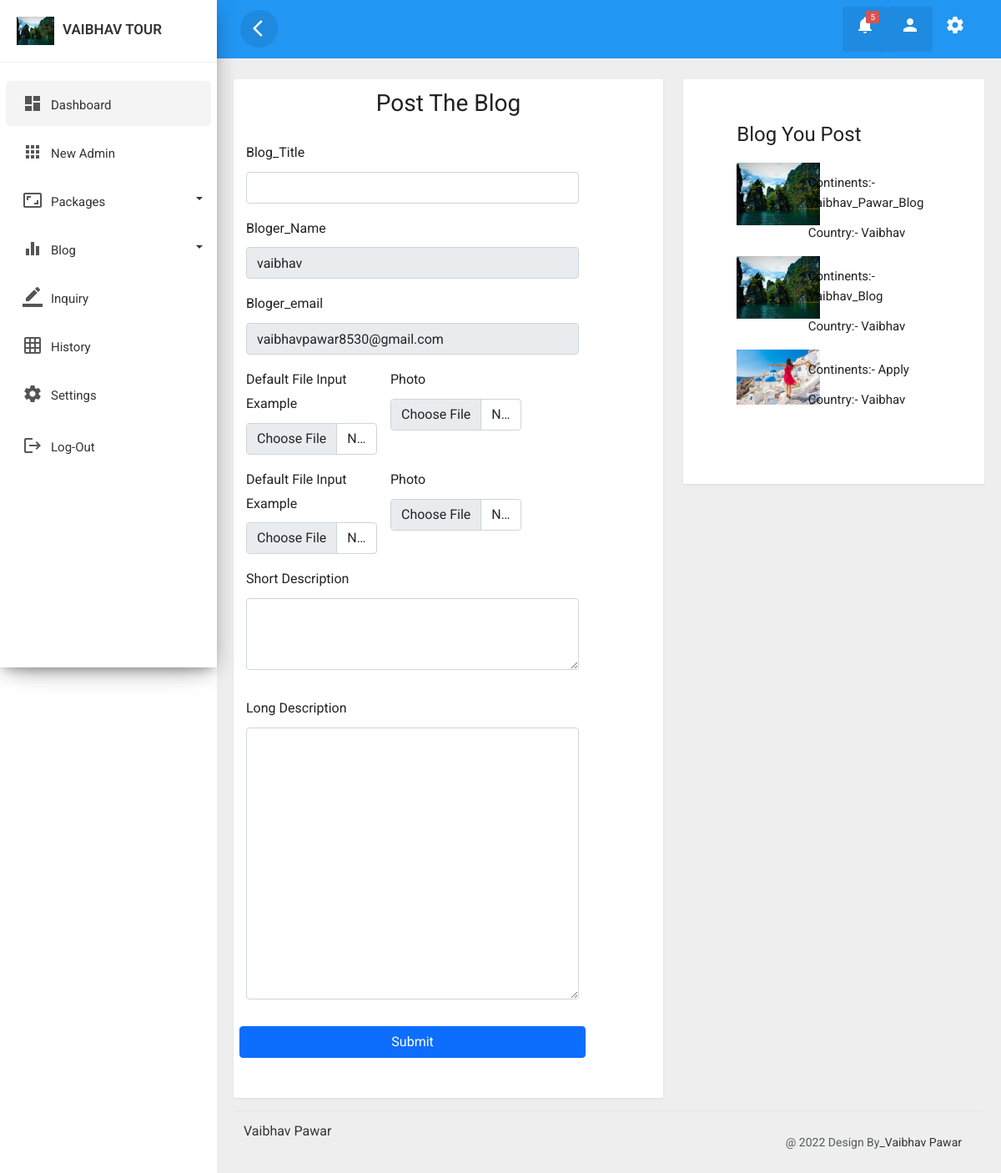
The app's page /admin/blog.php (signed in) with its own data.
### tables this page shows
CREATE TABLE `blog` (
  `ID` int(15) NOT NULL,
  `title` varchar(255) NOT NULL,
  `name` varchar(255) NOT NULL,
  `email` varchar(255) NOT NULL,
  `short_des` varchar(1000) NOT NULL,
  `long_des` varchar(2000) NOT NULL,
  `pic_1` varchar(355) NOT NULL,
  `pic_2` varchar(255) NOT NULL,
  `pic_3` varchar(255) NOT NULL,
  `pic_4` varchar(255) NOT NULL,
  `Date` date NOT NULL DEFAULT current_timestamp()
);

### admin/blog.php (the view, shortened to what this page needs)
<!doctype html>
<html lang="en">
<head>
    <link rel="stylesheet" href="css/bootstrap.min.css">
    <link href="https://cdn.jsdelivr.net/npm/bootstrap@5.0.2/dist/css/bootstrap.min.css" rel="stylesheet">
    <link rel="stylesheet" href="css/custom.css">
    <link rel="stylesheet" href="https://cdn.jsdelivr.net/npm/bootstrap-icons@1.9.1/font/bootstrap-icons.css">
</head>
<body>
    <div class="wrapper">
        <div id="content">
            <?php include 'topnavbar.php' ?>
            <div class="main-content">
                <div class="row ">
                    <div class="col-lg-7 col-md-12">
                        <div class="card" style="min-height: 550px">
                        <h3 class="text-center mt-2">Post The Blog</h3>
                            <div class="col-md-10 pt-3 pb-5">
                                <form class="row g-3" action="<?php echo htmlentities($_SERVER['PHP_SELF']); ?>" method="post" enctype="multipart/form-data">
                                    <div class="col-mb-5">
                                        <label for="exampleInputEmail1" class="form-label">Blog_Title</label>
                                        <input type="text" class="form-control" id="exampleInputEmail1" aria-describedby="emailHelp" name="title">
                                    </div>
                                    <div class="col-mb-5">
                                        <label for="exampleInputEmail1" class="form-label">Bloger_Name</label>
                                        <input type="text" class="form-control" id="exampleInputEmail1" aria-describedby="emailHelp" name="name" value="<?php echo $_SESSION['username'];  ?>" readonly>
                                    </div>
                                    <div class="col-mb-5">
                                        <label for="exampleInputEmail1" class="form-label">Bloger_email</label>
                                        <input type="text" class="form-control" id="exampleInputEmail1" aria-describedby="emailHelp" name="email" value="<?php echo $_SESSION['email'];  ?>" readonly>
                                    </div>
                                    <div class="col-md-5">
                                        <label for="formFile" class="form-label">Default file input example</label>
                                        <input class="form-control" name="file" type="file" id="formFile">
                                    </div>
                                    <div class="col-md-5">
                                        <label for="validationCustom03" class="form-label">Photo</label>
                                        <input type="File" class="form-control" id="validationCustom03" name="file2" required>
                                    </div>
                                    <div class="col-md-5">
                                        <label for="formFile" class="form-label">Default file input example</label>
                                        <input class="form-control" name="file3" type="file" id="formFile">
                                    </div>
                                    <div class="col-md-5">
                                        <label for="validationCustom03" class="form-label">Photo</label>
                                        <input type="File" class="form-control" id="validationCustom03" name="file4" required>
                                    </div>
                                    <div class="mb-3">
                                        <label for="exampleFormControlTextarea1" class="form-label">Short Description</label>
                                        <textarea class="form-control" id="exampleFormControlTextarea1" rows="3" name="short_des"></textarea>
                                    </div>
                                    <div class="mb-3">
                                        <label for="exampleFormControlTextarea1" class="form-label">Long Description</label>
                                        <textarea class="form-control" id="exampleFormControlTextarea1" rows="13" name="long_des"></textarea>
                                    </div>
                                    <button type="submit" class="btn btn-primary" name="submit">Submit</button>
                                </form>
                                <?php
                                include 'DB.php';
                                ?>
                            </div>
                        </div>
                    </div>
                    <div class="col-lg-5 col-md-12 ">
                        <div class="card" style="min-height: 485px">
                            <div class="row justify-content-around">
                                <div class="col-md-8 mt-5">
                                <h4>Blog You Post</h4>
                                                <?php $email = $_SESSION['email'];
                                                $pack_select = "select * from blog where email='$email'";
                                                $query = mysqli_query($con, $pack_select);
                                                while ($row = mysqli_fetch_array($query)) {
                                                    if ($query) {
                                                ?>
                                                <div class="row mt-3">
                                                    <div class="col-md-4">
                                                 <img src="../Upload/Gallery/<?php echo $row['pic_1'];  ?>" width="100px" alt="" srcset="">
                                                    </div>
                                                    <div class="col-md-8">
                                                        <p >Continents:- <?php echo $row['title'];  ?></p>
                                                        <p >Country:- <?php echo $row['name'];  ?></p>
                                                    </div>
                                                </div>
                                                <?php
                                                }
                                            }
                                                ?>
                                </div>
                            </div>
                        </div>
                    </div>
                </div>
            </div>
        </div>
    </div>
</body>
</html>

### admin/topnavbar.php (shortened to what this page needs)
<div class="top-navbar">
<nav class="navbar navbar-expand-lg">
    <div class="container-fluid">
        <button type="button" id="sidebarCollapse" class="d-xl-block d-lg-block d-md-mone d-none">
            <span class="material-icons">arrow_back_ios</span>
        </button>
        <div class="collapse navbar-collapse d-lg-block d-xl-block d-sm-none d-md-none d-none" id="navbarSupportedContent">
            <ul class="nav navbar-nav ml-auto">
                <li class="dropdown nav-item active">
                    <a href="#" class="nav-link" data-toggle="dropdown">
                       <span class="material-icons">notifications</span>
                       <span class="notification">5</span>
                   </a>
                </li>
                <?php
                            $email = $_SESSION['email'];
                            include 'DB.php';
                            $query = "SELECT * FROM login WHERE email = '$email' ";
                            $result = mysqli_query($con, $query);
                            while ($row = mysqli_fetch_array($result)) {
                            ?>
                <li class="dropdown nav-item active">
                    <a href="#" class="nav-link" data-toggle="dropdown">
                       <span class="material-icons">person</span>
                   </a>
                </li>
                <?php } ?>
                <li class="nav-item">
                    <a class="nav-link" href="profile.php">
                    <span class="material-icons">settings</span>
                    </a>
                </li>
            </ul>
        </div>
    </div>
</nav>
</div>

### admin/css/custom.css (style rules this page uses)
body, html { line-height: 1.8; font-family: 'Roboto', sans-serif; color: #555e58; text-transform:capitalize; text-rendering: optimizeLegibility !important; -webkit-font-smoothing: antialiased !important; font-weight: 400; margin:0px; padding:0px; }
h1, h2, h3, h4, h5, h6, .h1, .h2, .h3, .h4 { font-weight: 400; line-height: 1.5em; }
p { font-size: 15px; margin: 12px 0 0; line-height: 24px; }
a { color: #333; font-weight: 400; }
button { cursor:pointer; }
ul, ol { padding: 0; margin:0px; list-style: none; }
a, a:hover, a:focus { color: #333; text-decoration: none; transition: all 0.3s; }
.material-icons { font-family: 'Material Icons'; font-weight: normal; font-style: normal; font-size: 24px; display: inline-block; line-height: 1; text-transform: none; letter-spacing: normal; word-wrap: normal; white-space: nowrap; direction: ltr; -webkit-font-smoothing: antialiased; text-rendering: optimizeLegibility; -moz-osx-font-smoothing: grayscale; font-feature-settings: 'liga'; }
.wrapper { position: relative; width:100%; overflow:auto; }
#sidebar { position:fixed; height:100vh!important; top: 0; bottom: 0; left: 0; z-index:11; width: 260px; overflow:auto; transition:all 0.3s ; background: #FFFFFF; box-shadow: 0 10px 30px -12px rgb(0 0 0 / 42%), 0 4px 25px 0px rgb(0 0 0 / 12%), 0 8px 10px -5px rgb(0 0 0 / 20%); }
#sidebar .sidebar-header { padding:20px; background-color:#ffffff; border-bottom:1px solid #eee; }
.sidebar-header h3 { color:#333; font-size:17px; margin:0px; text-transform:uppercase; transition:all 0.5s ease; font-weight:600; }
.sidebar-header h3 img { width:45px; margin-right:10px; }
#sidebar ul li { padding:2px 7px; }
#sidebar ul li.active>a { color: #333; background-color: rgba(200, 200, 200, 0.2); }
.dropdown-toggle::after { position: absolute; right: 10px; top: 23px; }
#sidebar ul.components { padding: 20px 0; }
#sidebar ul li a { padding: 10px; line-height: 30px; border-radius:5px; font-size: 15px; position:relative;' font-weight: 400; display: block; }
#sidebar ul li a span { text-transform:capitalize; display:inline-block; }
#sidebar ul li a i { position: relative; margin-right: 10px; top: 5px; color: #555555; margin-left: 10px; }
#content { position: relative; transition: all 0.3s; background-color: #EEEEEE; }
.top-navbar { width:100%; z-index:9; position:relative; }
.main-content { padding:10px 20px 0px 20px; position: relative; width: 100%; }
.navbar { background-color: #2196F3; color: #FFFFFF; }
.navbar button { background-color:transparent; border:none; }
.navbar button span { color:#fff; }
#sidebarCollapse { border-radius:50%; width:45px; height:45px; text-align:center; line-height:45px; margin-right:20px; border:none; color: #FFFFFF; background-color: rgba(0, 0, 0, 0.09); }
#sidebarCollapse span { margin: 9px; padding: 0px; }
.navbar-nav > li.active { color: #FFFFFF; border-radius:4px; background-color: rgba(0, 0, 0, 0.08); }
.navbar-nav > li > a { color: #FFFFFF; }
.navbar .notification { position: absolute; top: 5px; right: 10px; display: block; font-size: 9px; border: 0px; font-size: 10px; background: #d9534f; min-width: 15px; text-align: center; padding: 1px 5px; height: 15px; border-radius: 2px; line-height: 14px; }
.navbar-nav li a { position: relative; display: block; padding: 10px 15px!important; }
.card { margin: 10px 0; }
.card { border-radius: 0px!important; }
.card { display: inline-block; position: relative; border:none!important; width: 100%; margin:15px 0; box-shadow: 0 1px 2px rgb(0 0 0 / 8%); border-radius: 6px; color: rgba(0,0,0, 0.87); background: #fff; }
.footer { border-top: 1px solid #e7e7e7; }
footer { padding: 10px 0; position:relative; width:100%; }
footer .copyright { padding: 15px; font-size:14px; margin: 0; }
@media only screen and (min-width:992px) { #content { width: calc(100% - 260px); position: relative; float: right; transition: all 0.3s; background-color: #EEEEEE; } }

### records on screen
blog: pic_1 (picture), title "Vaibhav_Pawar_Blog", name "Vaibhav"
blog: pic_1 (picture), title "Vaibhav_Blog", name "Vaibhav"
blog: pic_1 (picture), title "Apply", name "Vaibhav"
